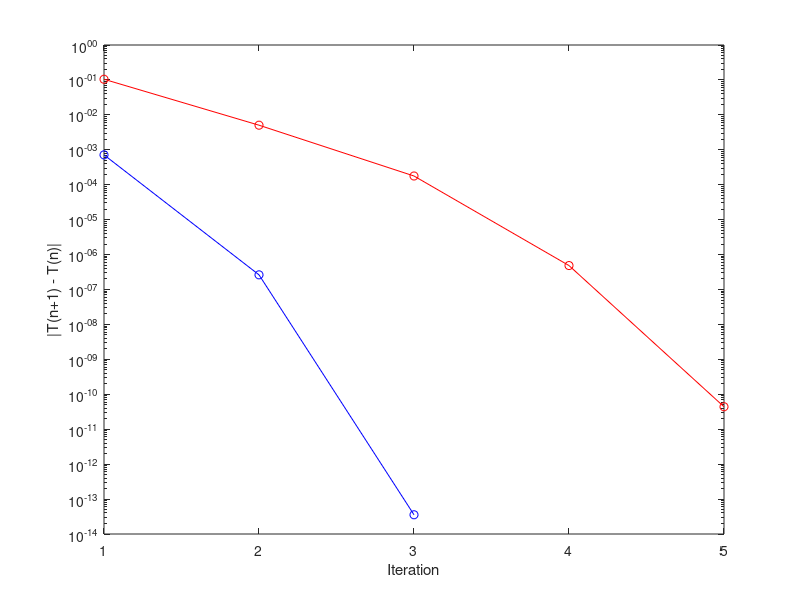
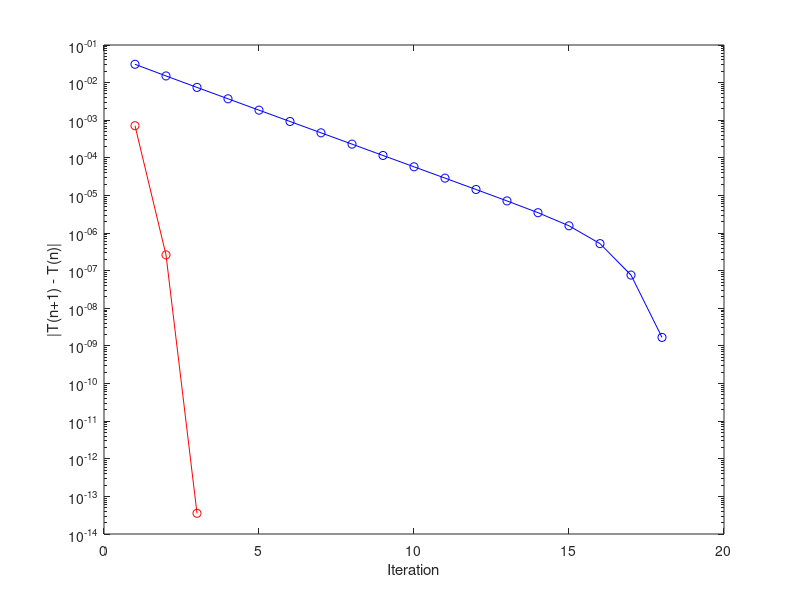

The MATLAB script that drew these images, in order:
% -----------------
% Uppgift 2a
% Newtons metod: x(n+1) = x(n) - (f(xn)/f'(xn)), n = 1, 2, ...

% så att alla print har tillräckligt många decimaler
format long

% värde på H 
H = 0.5;
% ------
% för Uppgift 2c 
% initialisera tomma arrays för att plotta konvergens
errors_newton = [];
errors_secant = [];
% ------

% anonym modell där H = y = 0.5
% 0.5 = 8e^(-t/2)*cos(3t) -> f(x) = 0 ger 0 = 8e^(-t/2)*cos(3t) - 0.5
y = @(t) 8.*(exp(1)).^(-t/2).*cos(3.*t) - H;
y_prim = @(t) -24.*(exp(1)).^(-t/2).*sin(3.*t) - 4.*exp(1).^(-t/2).*cos(3.*t);

% plotta funktion för att gissa startvärde
% t = linspace(1, 100);
% y_plot = y(t);
% figure;
% plot(t, y_plot);


% startvärde baserad på plottad graf och tolerans från uppgiften
start_x = 4.5;
tolerance = 10^(-8);

% skillnaden mellan nya och gamla x, antal iterationer, och max iterationer
difference_x = 1; 
iterations = 0; 
max_iterations = 1000;

disp('Newtons metod:')

% iterering med newtons metod
while difference_x > tolerance && iterations < max_iterations
    iterations = iterations+1; % öka iterationscounter
    new_x = start_x - y(start_x)/y_prim(start_x); % beräkna nya x med newtonmetoden
    difference_x = abs(new_x - start_x); % beräkna skillnad mellan nya och gamla x
    errors_newton = [errors_newton, difference_x]; % uppg 2c
    start_x = new_x; % sätt nya x som start x
    disp([iterations new_x difference_x]) % display
end

% -----------------
% Uppgift 2b
% Samma H men med sekantmetoden
start1_x = 4.4; % x0 - startgissning 1
start2_x = 4.6; % x1 - startgissning 2
difference_sekant_x = 1; % skillnaden
iterations_sekant = 0; % antalet iterationer

disp('Sekantmetoden:')

% iterera med sekantmetoden
while difference_sekant_x > tolerance && iterations_sekant < max_iterations
    iterations_sekant = iterations_sekant+1; % öka itereringscounter
    new_x_sekant = start2_x - y(start2_x)*((start2_x - start1_x)/(y(start2_x) - y(start1_x))); % beräkna nytt x med sekantmetoden
    difference_sekant_x = abs(new_x_sekant - start2_x); % beräkna felet
    errors_secant = [errors_secant, difference_sekant_x]; % uppg 2c
    start1_x = start2_x; % uppdatera start1 först
    start2_x = new_x_sekant; % uppdatera start2 sen
    disp([iterations_sekant new_x_sekant start2_x difference_sekant_x]) % display
end

% Newtons metod löser problemet på 3 iterationer medan sekantmetoden tar 5 iterationer
% Anledningen till detta är att Netwtons metod har en 
% konvergenshastighet som är kvadratisk till skillnad från den superlinjära hastigheten hos sekantmetoden. 
% Detta leder till att Newtons metod kommer vara snabbare i detta fall då funktionen är snäll (deriverbar)



% -----------------
% Uppgift 2c
% Plotta vardera metods konvergenshastighet
figure; % ny figur
semilogy(1:length(errors_newton), errors_newton, 'b-o', 'DisplayName', 'Newton'); % newton
hold on;
semilogy(1:length(errors_secant), errors_secant, 'r-o', 'DisplayName', 'Secant'); % sekant
xlabel('Iteration');
ylabel('|T(n+1) - T(n)|');

% -----------------
% Uppgift 2d
H2 = 2.8464405473; % nytt H-värde
y_2d = @(t) 8.*(exp(1)).^(-t/2).*cos(3*t) - H2; % samma modell med nytt H
y_2d_prim = @(t) -24*(exp(1)).^(-t/2)*sin(3*t) - 4*exp(1).^(-t/2)*cos(3*t); % derivatan

% startgissning baserad på plottad graf och tolerans från uppgift
start2d_x = 2.1;
tolerance_2d = 10^(-8);
errors_2d = []; % för att plotta konvergens

% antal iterationer + max antal iterationer
iterations_2d = 0;
max_iterations_2d = 1000;
difference_2d = 1;

disp("Newton med nytt H-värde: ");

% iterera med newtonmetoden
while iterations_2d < max_iterations_2d && difference_2d > tolerance_2d
    iterations_2d = iterations_2d+1; % öka iterationscounter
    new_x_2d = start2d_x - (y_2d(start2d_x)/y_2d_prim(start2d_x)); % beräkna nytt x med newtonmetoden
    difference_2d = abs(new_x_2d - start2d_x); % beräkna differens
    errors_2d = [errors_2d difference_2d]; % för att plotta konvergens
    start2d_x = new_x_2d; % sätt nya x som start
    disp([iterations_2d new_x_2d start2d_x difference_2d]); % display
end

% plotta figur med nytt H gentemot gammalt H
figure;
semilogy(1:length(errors_2d), errors_2d, 'b-o', 'DisplayName', 'Newton');
hold on;
semilogy(1:length(errors_newton), errors_newton, 'r-o', 'DisplayName', 'Newton')
xlabel('Iteration');
ylabel('|T(n+1) - T(n)|');

% Anledningen till att newtons metod går långsammare är eftersom det finns
% en rot med högre multiplicitet än 1 nära nollpunkten vi söker. I detta 
% fall kommer metoden att konvergera linjärt istället för kvadratiskt. 

% -----------------